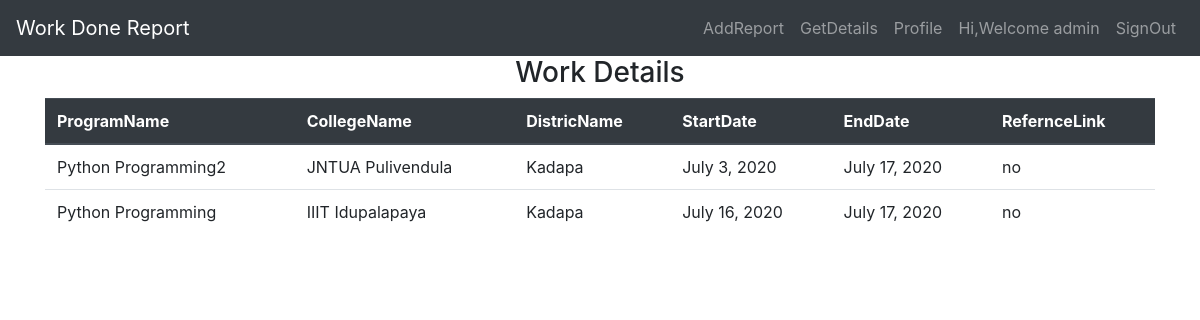
Page /getinfo/3 (signed in) on the committed database.
### workreport/models.py (models this page shows, shortened)
class Details(models.Model):
	user = models.ForeignKey(User,on_delete=models.CASCADE,null=True,blank=True)
	programName = models.CharField(max_length=100)
	collegeName = models.CharField(max_length=100)
	districName = models.CharField(max_length=100)
	startDate = models.DateField()
	endDate = models.DateField()
	refernceLink = models.CharField(max_length=200)

### workreport/views.py (the view)
# urls.py: path('getinfo/<int:pk>',views.getinfo,name='getinfo'),
@login_required
def getinfo(request,pk):
	data = Details.objects.filter(user_id=pk)
	return render(request,'workreport/details.html',{'data':data})

### workreport/templates/workreport/details.html (shortened to what this page needs)
{% extends 'workreport/header.html' %}
{% block content %}
<div class="container">
	<h3 style="text-align: center">Work Details</h3>
	<table class="table">
		<thead class="thead-dark">
			<tr>
				<th>ProgramName</th>
				<th>CollegeName</th>
				<th>DistricName</th>
				<th>StartDate</th>
				<th>EndDate</th>
				<th>RefernceLink</th>
			</tr>
		</thead>
		<tbody>
			{% for info in data%}
			<tr>
				<td>{{info.programName}}</td>
				<td>{{info.collegeName}}</td>
				<td>{{info.districName}}</td>
				<td>{{info.startDate}}</td>
				<td>{{info.endDate}}</td>
				<td>{{info.refernceLink}}</td>
			</tr>
			{%endfor%}
		</tbody>
	</table>
</div>
{%endblock content %}

### workreport/templates/workreport/header.html (shortened to what this page needs)
{% load static %}
<html>
<head>
	<link href="https://unpkg.com/gijgo@1.9.13/css/gijgo.min.css" rel="stylesheet" type="text/css" />
	<link rel="stylesheet" type="text/css" href="{% static 'CSS/bootstrap.min.css'%}">
</head>
<body>
	{% include 'workreport/navbar.html' %}
	{% block content %}
	{% endblock content %}
</body>
</html>

### workreport/templates/workreport/navbar.html (shortened to what this page needs)
<nav class="navbar navbar-expand-md bg-dark navbar-dark">
  <a class="navbar-brand" href="#">Work Done Report</a>
  <div class="collapse navbar-collapse" id="collapsibleNavbar">
    <ul class="navbar-nav ml-auto">
      {% if not user.is_authenticated %}
      <li class="nav-item">
        <a class="nav-link" href="{%url 'signUp' %}">SignUp</a>
      </li>
      <li class="nav-item">
        <a class="nav-link" href="{%url 'login'%}">SignIn</a>
      </li>
      {% else %}
      <li class="nav-item">
        <a class='nav-link' href="{%url 'addDetails' user.id %}">AddReport</a>
      </li>
      <li class="nav-item">
        <a class='nav-link' href="{%url 'getinfo' user.id %}">GetDetails</a>
      </li>
      <li class="nav-item">
        <a class='nav-link' href="{%url 'profile' user.id %}">Profile</a>
      </li>
      <li class="nav-item">
        <a class='nav-link' href="#">Hi,Welcome {{request.user}}</a>
      </li>
      <li class="nav-item">
        <a class="nav-link" href="{%url 'logout'%}">SignOut</a>
      </li>
      {% endif %}
    </ul>
  </div>
</nav>

### rows in the picture
Details: programName "Python Programming2", collegeName "JNTUA Pulivendula", districName "Kadapa", startDate "July 3, 2020", endDate "July 17, 2020", refernceLink "no"
Details: programName "Python Programming", collegeName "IIIT Idupalapaya", districName "Kadapa", startDate "July 16, 2020", endDate "July 17, 2020", refernceLink "no"

### other values in the picture
{{ request.user }} "admin"
